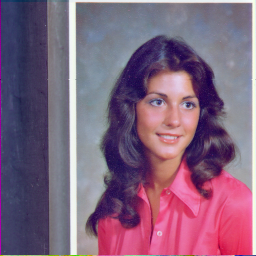
#> input picture dataset/4.1.04.tiff, 256 x 256 px, found by its file name
$ jupyter execute '45. matplotlib histogram.ipynb'
#> lines starting #> are read from the running program, lines starting #| are printed output that depends on the picture
[cell 1]
import cv2
import matplotlib.pyplot as plt

def main():

    path = "C:\\Users\\ken\\opencv\\dataset\\"

    imgpath1 =  path + "4.1.04.tiff"
    imgpath2 =  path + "4.1.01.tiff"
    img = cv2.imread(imgpath1, 0)
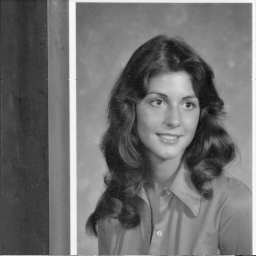
#> img: shape (256, 256); min 14, max 250, mean 111.2

    plt.subplot(1, 2, 1)
    plt.imshow(img, cmap='gray')
    plt.title('Image')
    plt.xticks([])
    plt.yticks([])

    plt.subplot(1, 2, 2)
    plt.hist(img.ravel(), 256, [0, 255])
    plt.title('Histogram')
    plt.xlim(xmin=0, xmax=256)
    plt.show()
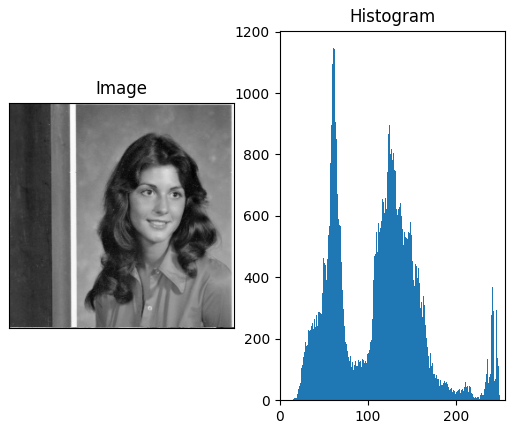
#> figure drawn by matplotlib, 2 panels; panel 2: tallest bar 1146 high, from x = 60.76 to 61.76

if __name__ == "__main__":
    main()

$ run again, with dataset/4.1.03.tiff copied over dataset/4.1.04.tiff
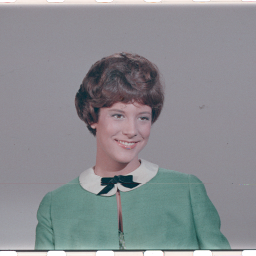
#> input picture dataset/4.1.03.tiff, 256 x 256 px, found by its file name
#> in main, `img = cv2.imread(imgpath1, 0)`:
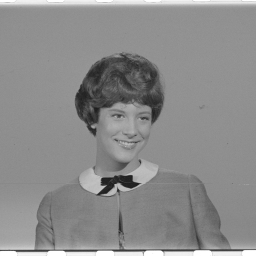
#> img: shape (256, 256); min 28, max 255, mean 139.7
#> in main, `plt.show()`:
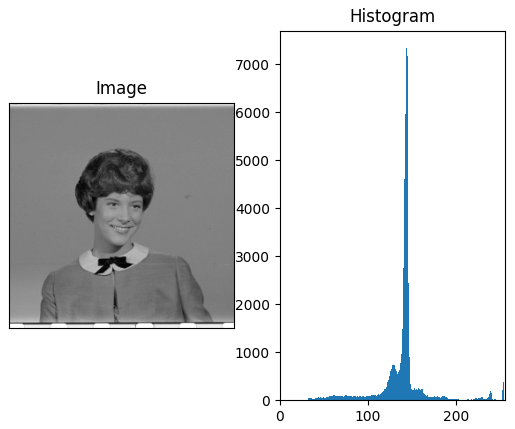
#> figure drawn by matplotlib, 2 panels; panel 2: tallest bar 7338 high, from x = 143.4 to 144.4

$ run again, with dataset/4.1.05.tiff copied over dataset/4.1.04.tiff
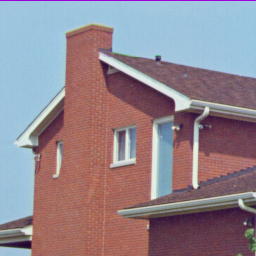
#> input picture dataset/4.1.05.tiff, 256 x 256 px, found by its file name
#> in main, `img = cv2.imread(imgpath1, 0)`:
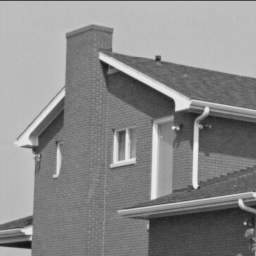
#> img: shape (256, 256); min 17, max 239, mean 138.1
#> in main, `plt.show()`:
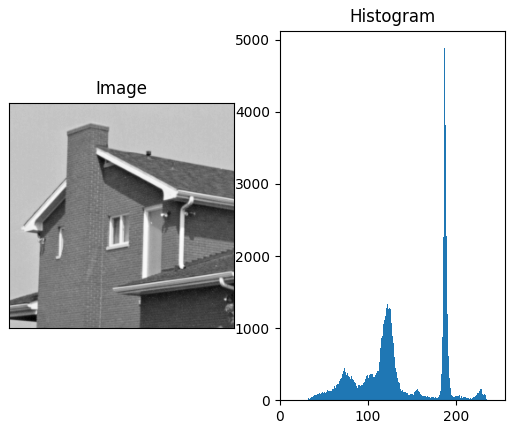
#> figure drawn by matplotlib, 2 panels; panel 2: tallest bar 4884 high, from x = 187.3 to 188.3
